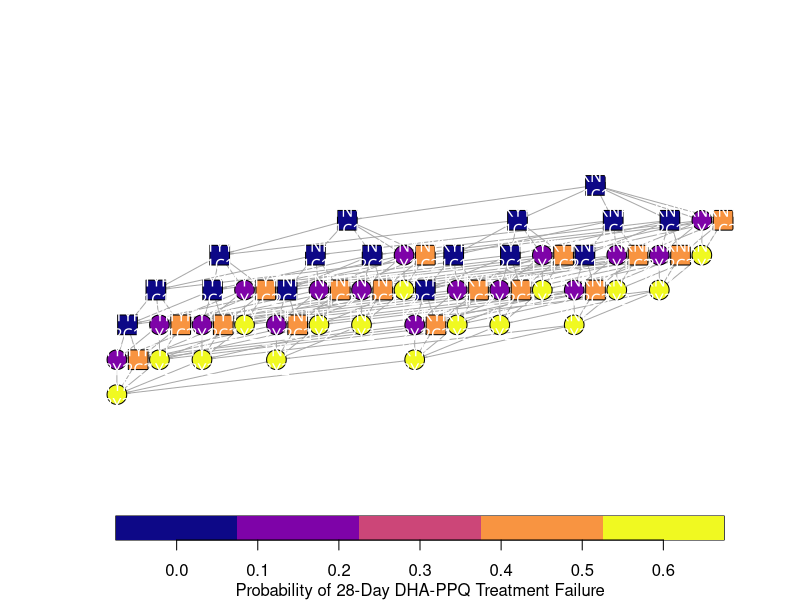
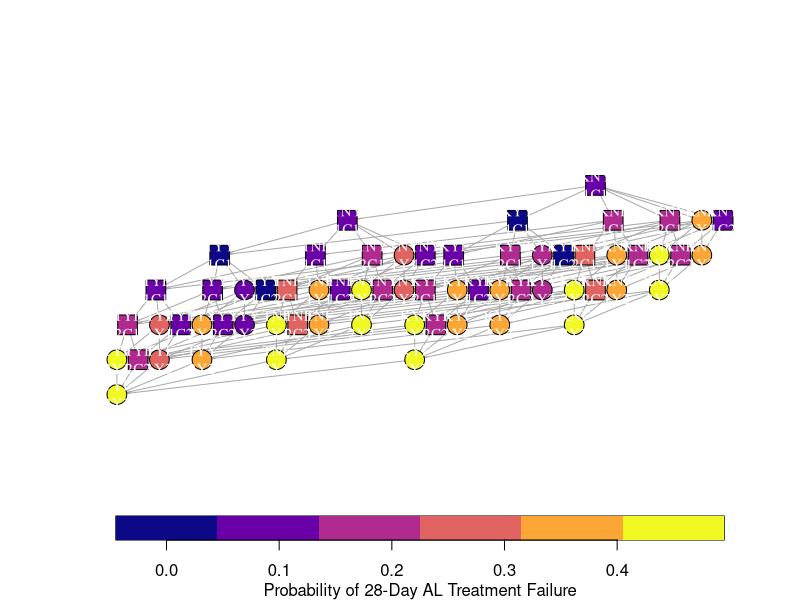

Source code (R) for these figures, in order:
## Load in the drug by genotype table
library(tidyverse)
drug_table <- read.csv("analysis/data/raw/drug_table.csv")

# Sort it into format to make a network
dt_df <- data.table::rbindlist(lapply(lapply(strsplit(drug_table$Genotype, ""),t),as.data.frame))
names(dt_df) <- c("pfcrt76T", "pfmdr186Y", "pfmdr1184F", "pfmdr1CNV", "pfk13580Y", "pfpm2CNV")
dt_df$pfcrt76T <- as.numeric(factor(dt_df$pfcrt76T)) - 1
dt_df$pfmdr186Y <- as.numeric(factor(dt_df$pfmdr186Y)) - 1
dt_df$pfmdr1184F <- as.numeric(factor(dt_df$pfmdr1184F, levels = c("Y", "F"))) - 1
dt_df$pfmdr1CNV <- as.numeric(factor(dt_df$pfmdr1CNV)) - 1
dt_df$pfk13580Y <- as.numeric(factor(dt_df$pfk13580Y)) - 1
dt_df$pfpm2CNV <- as.numeric(factor(dt_df$pfpm2CNV)) - 1

# Build the graph for this
binaries <- apply(dt_df[,1:6], 1, paste0, collapse = "")
monos <- unique(t(apply(which(as.matrix(dist(dt_df[,1:6],diag = TRUE)) == 1, arr.ind = TRUE), 1, sort)))
g <- igraph::make_graph(as.numeric(t(monos)))
g <- igraph::set.vertex.attribute(g, name = "genotype", value = paste0(substr(drug_table$Genotype,1,3),"\n",substr(drug_table$Genotype,4,6)))
g <- igraph::set.vertex.attribute(g, name = "DP_fitness", value = drug_table$DHAPPQ)
g <- igraph::set.vertex.attribute(g, name = "ASAQ_fitness", value = drug_table$ASAQ)
g <- igraph::set.vertex.attribute(g, name = "AL_fitness", value = drug_table$AL)

# Set up a color pallete to show it
brs_dhappq <- c(0, 0.05, 0.1, 0.2, 0.4, 0.6)
brs_al <- c(0, 0.05, 0.1, 0.15, 0.2, 0.3, 0.45)
brs_asaq <- seq(min(1-drug_table$DHAPPQ), max(1-drug_table$ASAQ), length.out = 50)
cols <- viridis::plasma(length(brs_dhappq)-1)
cols2 <- viridis::plasma(length(brs_al)-1)

# Create the DHA_PPQ graph
svg("analysis/plots/dha_ppq_network_alternate.svg", width = 18,height = 8)

plot(g, layout = igraph::layout.reingold.tilford(g),
     vertex.label = igraph::vertex_attr(g, "genotype"),
     vertex.color = cols[as.numeric(cut(1-drug_table$DHAPPQ, brs_dhappq))],
     vertex.frame.color = "black",
     vertex.frame.cex = c(1,2)[as.numeric(substr(igraph::vertex_attr(g, "genotype"), 6, 6)=="Y")+1],
     edge.width = 1,
     edge.arrow.width = 0.1,
     vertex.size = 6.5,
     edge.arrow.size = 0.2,
     vertex.label.color = "#ffffff",
     vertex.size2 = 4,
     vertex.label.family = "Lucida Console",
     vertex.label.cex = 0.95,
     vertex.shape = c("square","circle")[as.numeric(substr(igraph::vertex_attr(g, "genotype"), 6, 6)=="Y")+1],
     asp = 0.345,
     margin = -0)

fields::image.plot(legend.only=T, zlim=range(brs_dhappq), col=cols,
                   legend.lab = "\n\nProbability of 28-Day DHA-PPQ Treatment Failure",
                   legend.mar = 3, horizontal = TRUE)
dev.off()

# Create the AL graph
svg("analysis/plots/al_network_alternate.svg", width = 18,height = 8)

plot(g, layout = igraph::layout.reingold.tilford(g),
     vertex.label = igraph::vertex_attr(g, "genotype"),
     vertex.color = cols2[as.numeric(cut(1-drug_table$AL, brs_al))],
     vertex.frame.color = "black",
     vertex.frame.cex = c(1,2)[as.numeric(substr(igraph::vertex_attr(g, "genotype"), 6, 6)=="Y")+1],
     edge.width = 1,
     edge.arrow.width = 0.1,
     vertex.size = 6.5,
     edge.arrow.size = 0.2,
     vertex.label.color = "#ffffff",
     vertex.size2 = 4,
     vertex.label.cex = 0.9,
     vertex.shape = c("square","circle")[as.numeric(substr(igraph::vertex_attr(g, "genotype"), 6, 6)=="Y")+1],
     asp = 0.345,
     margin = -0)

fields::image.plot(legend.only=T, zlim=range(brs_al), col=cols2,
                   legend.lab = "\n\nProbability of 28-Day AL Treatment Failure",
                   legend.mar = 3, horizontal = TRUE)
dev.off()
